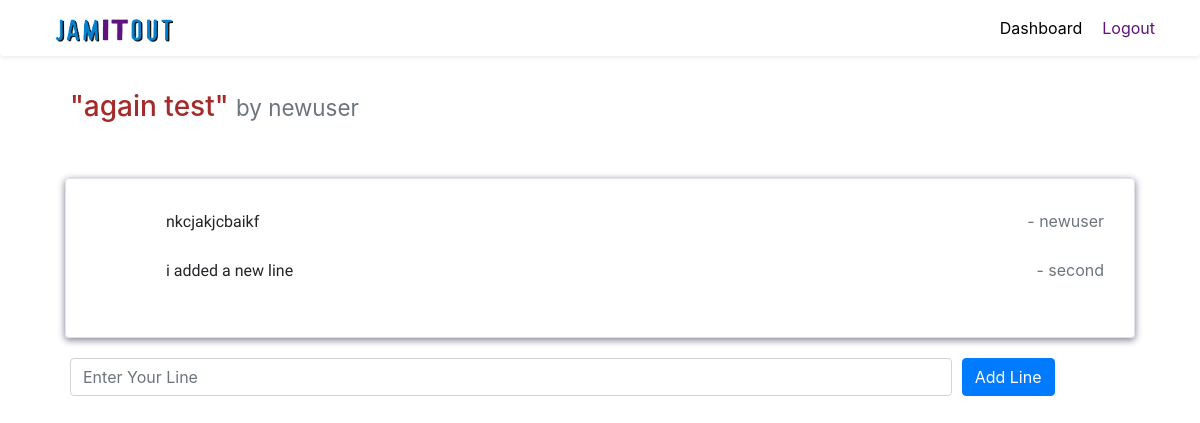
The app's page /readJam/14/ (signed in), older data.
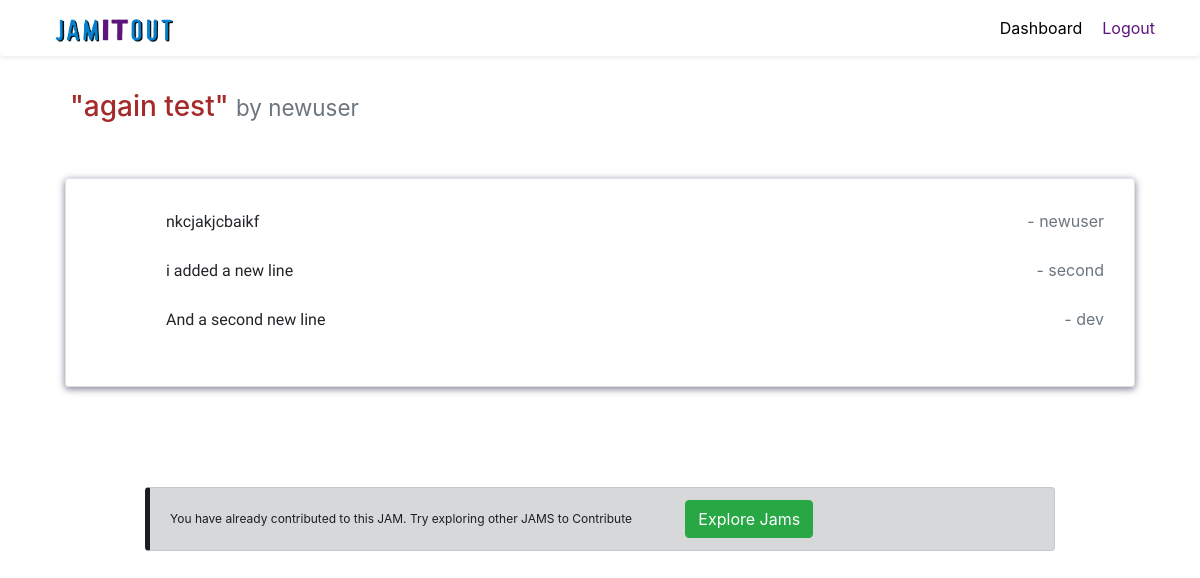
The same page, newer data.
### jam/models.py (models this page shows, shortened)
class JamLines(models.Model):
    Jamid=models.ForeignKey(Jam,on_delete=models.CASCADE,default=None)
    LineNo = models.IntegerField()
    Line = models.CharField(max_length = 100)
    Contributer = models.ForeignKey(User,on_delete = models.CASCADE)
    Date = models.DateTimeField(auto_now_add = True)

### jam/views.py (the view)
# urls.py: path('readJam/<int:jam_id>/', read_jam, name="read"),
@login_required(login_url='/login/')
def read_jam(request, jam_id):
    allowed=True
    jam = Jam.objects.get(id=jam_id)
    jamline=JamLines.objects.filter(Jamid=jam)
    last_lines=JamLines.objects.filter(Jamid=jam).last()
    if JamLines.objects.filter(Contributer=request.user,Jamid=jam).exists() or last_lines.LineNo == jam.NoLines or last_lines.LineNo==100 or jam.Status == False:
        allowed=False
    return render(request,"read-jam.html",{'jamdet':jam,'jamlines':jamline,'allowed':allowed,'line_no':last_lines.LineNo})

### jam/templates/read-jam.html (shortened to what this page needs)
<!DOCTYPE html>
{% load static %}
<html lang="en" dir="ltr">
<head>
	<link rel="stylesheet" href="https://stackpath.bootstrapcdn.com/bootstrap/4.2.1/css/bootstrap.min.css">
</head>
<body>
	<nav class="navbar navbar-expand-lg navbar-light bg-light shadow-sm bg-white rounded">
		<div class="container ">
	<a class="navbar-brand" href="#"><img src="{% static 'MyPost.png' %}" style="width:120px;height:25px;margin-left:10px;" alt="JamItOut-logo"></a>
	<div class="collapse navbar-collapse" id="navbarNav">
		{% if request.user.is_authenticated %}
		<ul class="nav navbar-nav ml-auto">
			<li class="nav-item">
				<a class="nav-text-dark " style="color:black;margin-left:20px;" href="/dashboard/">Dashboard</a>
			</li>
			<li class="nav-item">
				<a class="nav-text-dark" style="color:#5d147c;margin-left:20px;" href="/logout/">Logout</a>
			</li>
		</ul>
		{% endif %}
	</div>
	</div>
</nav>
<div class="container margin-top:20px">
  <br>
  <div class="col-sm-12" style="margin:10px">
  <h3  style="color:brown;display:inline">"{{ jamdet.Title }}"
    <small class="text-muted"> by {{ jamdet.Creator }}  </small>
  </h3>
  </div>
  <br>
  <div class="autoclass border rounded " style="box-shadow: 0 2px 7px 0.5px #8d869b; padding:30px; margin:20px">
  {% for line in jamlines %}
      <p style="display:inline;margin-left:70px; font-family:'Margarine', cursive;">{{ line.Line }}</p>
       <span style="float:right" class="text-muted">  -  {{ line.Contributer }} </span>
       <br><br>
  {% endfor %}
  </div>
  {% if allowed %}
  <form role="form" action="/newline/" method="post">
  <div class="form-row align-items-cente" style="margin:20px">
    <div class="col-sm-10 col-xs-11" >
      <input type="text" class="form-control" maxlength="100"  name="newline"  placeholder="Enter Your Line">
    </div>
    <div class="col-sm-2 col-xs-1">
      <button type="submit" class="btn btn-primary mb-2">Add Line</button>
    </div>
  </div>
  </form>
  {% endif %}
  {% if not jamdet.Status %}
  <div class="alert alert-dark" style="margin:100px;border-left: 5px solid ">
    <p style="display:inline; font-size:12px;">This Jam is Closed by the creator. Try exploring other JAMS to Contribute </p><a type="button" style="display:inline;margin-left:50px"  class="btn btn-md btn-success" href="/displayJam/">Explore Jams</a>
  </div>
  {% elif not allowed %}
  <div class="alert alert-dark" style="margin:100px;border-left: 5px solid ">
    <p style="display:inline;font-size:12px;">You have already contributed to this JAM. Try exploring other JAMS to Contribute </p><a  style="display:inline; margin-left:50px" type="button" class="btn btn-md btn-success" href="/displayJam/">Explore Jams</a>
  </div>
  {% endif %}
</div>
  </body>
</html>

Row changes from the older to the newer data that the page shows:
added JamLines: Line "And a second new line", Contributer "dev"
Text that changed along with them:
text no longer shown: "Add Line"
text now shown: "You have already contributed to this JAM. Try exploring other JAMS to Contribute Explore Jams"
